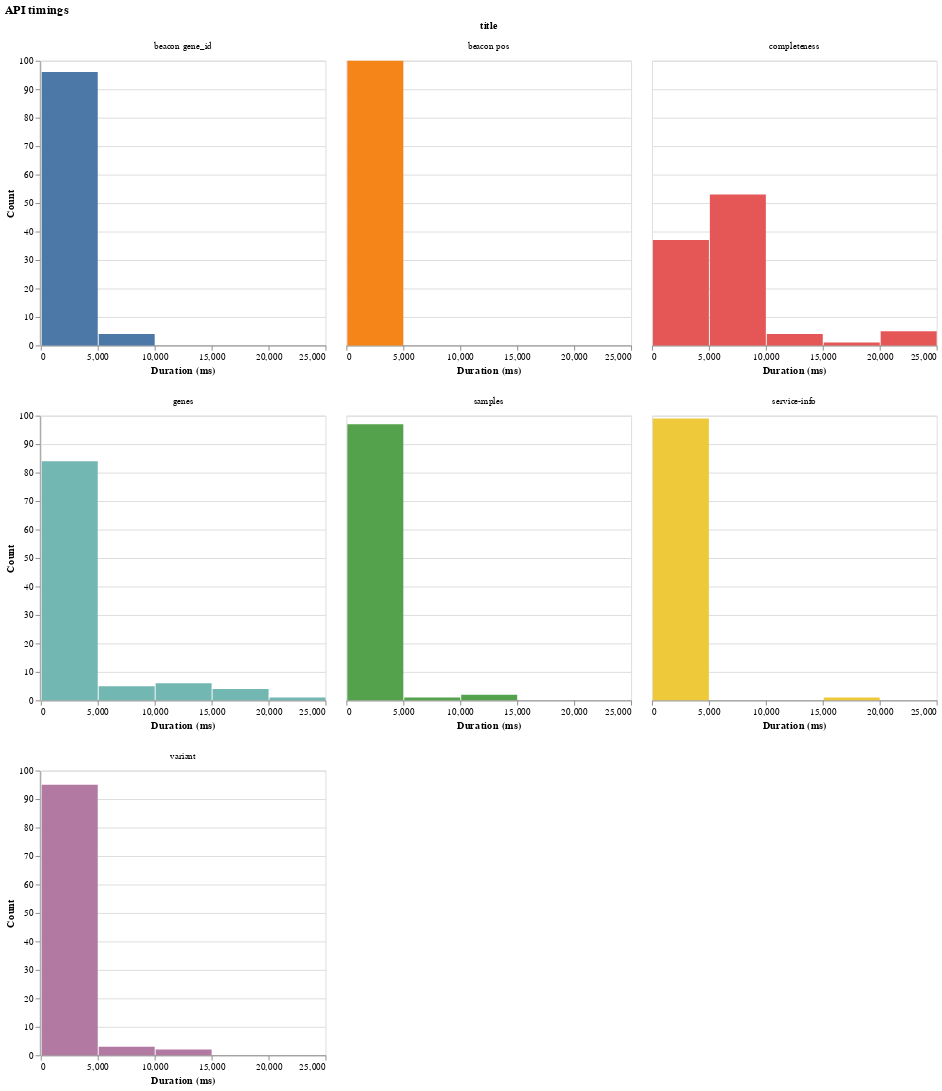

The code cell stored with this chart in its notebook:
### Markdown cell above
# Histogram

### Code cell
histogram = (
    alt.Chart(df_duration_with_title)
    .mark_bar()
    .encode(
        alt.X("duration:Q", bin=True, title="Duration (ms)"),
        alt.Y("count():Q", title="Count"),
        alt.Color("title:N", legend=None),
        tooltip=[alt.Tooltip("count():Q", title="Count")],
    )
    .facet("title:N", columns=3, title="API timings")
    .resolve_axis(x='independent')
)

histogram.show()

### Figure 1 — Vega specification as saved in the notebook (floating-point values rounded to 4 significant figures)
{"$schema": "https://vega.github.io/schema/vega/v5.json", "data": [{"name": "source_0", "values": [{"bin_maxbins_10_duration": 0.0, "bin_maxbins_10_duration_end": 5000.0, "title": "beacon pos", "__count": 100, "__count_start": 0.0, "__count_end": 100.0}, {"bin_maxbins_10_duration": 0.0, "bin_maxbins_10_duration_end": 5000.0, "title": "service-info", "__count": 99, "__count_start": 0.0, "__count_end": 99.0}, {"bin_maxbins_10_duration": 5000.0, "bin_maxbins_10_duration_end": 10000.0, "title": "completeness", "__count": 53, "__count_start": 0.0, "__count_end": 53.0}, {"bin_maxbins_10_duration": 0.0, "bin_maxbins_10_duration_end": 5000.0, "title": "beacon gene_id", "__count": 96, "__count_start": 0.0, "__count_end": 96.0}, {"bin_maxbins_10_duration": 10000.0, "bin_maxbins_10_duration_end": 15000.0, "title": "completeness", "__count": 4, "__count_start": 0.0, "__count_end": 4.0}, {"bin_maxbins_10_duration": 0.0, "bin_maxbins_10_duration_end": 5000.0, "title": "variant", "__count": 95, "__count_start": 0.0, "__count_end": 95.0}, {"bin_maxbins_10_duration": 0.0, "bin_maxbins_10_duration_end": 5000.0, "title": "samples", "__count": 97, "__count_start": 0.0, "__count_end": 97.0}, {"bin_maxbins_10_duration": 15000.0, "bin_maxbins_10_duration_end": 20000.0, "title": "completeness", "__count": 1, "__count_start": 0.0, "__count_end": 1.0}, {"bin_maxbins_10_duration": 15000.0, "bin_maxbins_10_duration_end": 20000.0, "title": "genes", "__count": 4, "__count_start": 0.0, "__count_end": 4.0}, {"bin_maxbins_10_duration": 20000.0, "bin_maxbins_10_duration_end": 25000.0, "title": "completeness", "__count": 5, "__count_start": 0.0, "__count_end": 5.0}, {"bin_maxbins_10_duration": 10000.0, "bin_maxbins_10_duration_end": 15000.0, "title": "genes", "__count": 6, "__count_start": 0.0, "__count_end": 6.0}, {"bin_maxbins_10_duration": 5000.0, "bin_maxbins_10_duration_end": 10000.0, "title": "beacon gene_id", "__count": 4, "__count_start": 0.0, "__count_end": 4.0}, {"bin_maxbins_10_duration": 10000.0, "bin_maxbins_10_duration_end": 15000.0, "title": "samples", "__count": 2, "__count_start": 0.0, "__count_end": 2.0}, {"bin_maxbins_10_duration": 10000.0, "bin_maxbins_10_duration_end": 15000.0, "title": "variant", "__count": 2, "__count_start": 0.0, "__count_end": 2.0}, {"bin_maxbins_10_duration": 5000.0, "bin_maxbins_10_duration_end": 10000.0, "title": "samples", "__count": 1, "__count_start": 0.0, "__count_end": 1.0}, {"bin_maxbins_10_duration": 5000.0, "bin_maxbins_10_duration_end": 10000.0, "title": "variant", "__count": 3, "__count_start": 0.0, "__count_end": 3.0}, {"bin_maxbins_10_duration": 15000.0, "bin_maxbins_10_duration_end": 20000.0, "title": "service-info", "__count": 1, "__count_start": 0.0, "__count_end": 1.0}, {"bin_maxbins_10_duration": 20000.0, "bin_maxbins_10_duration_end": 25000.0, "title": "genes", "__count": 1, "__count_start": 0.0, "__count_end": 1.0}, {"bin_maxbins_10_duration": 5000.0, "bin_maxbins_10_duration_end": 10000.0, "title": "genes", "__count": 5, "__count_start": 0.0, "__count_end": 5.0}, {"bin_maxbins_10_duration": 0.0, "bin_maxbins_10_duration_end": 5000.0, "title": "genes", "__count": 84, "__count_start": 0.0, "__count_end": 84.0}, {"bin_maxbins_10_duration": 0.0, "bin_maxbins_10_duration_end": 5000.0, "title": "completeness", "__count": 37, "__count_start": 0.0, "__count_end": 37.0}]}, {"name": "facet_domain"}, {"name": "facet_domain_row", "values": [{"data": 0.0}, {"data": 1.0}, {"data": 2.0}]}, {"name": "source_0_color_domain_title", "values": [{"title": "beacon pos"}, {"title": "service-info"}, {"title": "completeness"}, {"title": "beacon gene_id"}, {"title": "variant"}, {"title": "samples"}, {"title": "genes"}]}], "signals": [{"name": "child_bin_maxbins_10_duration_bins", "value": {"fields": ["duration"], "fname": "bin_duration", "start": 0.0, "step": 5000.0, "stop": 25000.0}}, {"name": "child_width", "value": 300}, {"name": "child_height", "value": 300}], "marks": [{"type": "group", "name": "facet-title", "title": {"text": "title", "style": "guide-title", "offset": 10}, "role": "column-title"}, {"type": "group", "name": "row_header", "from": {"data": "facet_domain_row"}, "encode": {"update": {"height": {"signal": "child_height"}}}, "axes": [{"scale": "y", "labelOverlap": true, "tickCount": {"signal": "ceil(child_height/40)"}, "grid": false, "orient": "left", "zindex": 0, "title": "Count"}], "role": "row-header"}, {"type": "group", "name": "cell", "from": {"facet": {"data": "source_0", "name": "facet", "groupby": ["title"]}}, "sort": {"field": ["datum[\"title\"]"], "order": ["ascending"]}, "encode": {"update": {"width": {"signal": "child_width"}, "height": {"signal": "child_height"}}}, "marks": [{"type": "rect", "name": "child_marks", "from": {"data": "facet"}, "encode": {"update": {"tooltip": {"signal": "{\"Count\": format(datum[\"__count\"], \"\")}"}, "y": {"field": "__count_end", "scale": "y"}, "x": {"field": "bin_maxbins_10_duration_end", "scale": "x", "offset": {"signal": "0.5 + (abs(scale(\"x\", datum[\"bin_maxbins_10_duration_end\"]) - scale(\"x\", datum[\"bin_maxbins_10_duration\"])) < 0.25 ? 0.5 * (0.25 - (abs(scale(\"x\", datum[\"bin_maxbins_10_duration_end\"]) - scale(\"x\", datum[\"bin_maxbins_10_duration\"])))) : -0.5)"}}, "fill": {"field": "title", "scale": "color"}, "x2": {"field": "bin_maxbins_10_duration", "scale": "x", "offset": {"signal": "0.5 + (abs(scale(\"x\", datum[\"bin_maxbins_10_duration_end\"]) - scale(\"x\", datum[\"bin_maxbins_10_duration\"])) < 0.25 ? -0.5 * (0.25 - (abs(scale(\"x\", datum[\"bin_maxbins_10_duration_end\"]) - scale(\"x\", datum[\"bin_maxbins_10_duration\"])))) : 0.5)"}}, "y2": {"field": "__count_start", "scale": "y"}}}, "style": ["bar"]}], "axes": [{"scale": "y", "tickCount": {"signal": "ceil(child_height/40)"}, "labels": false, "minExtent": 0, "domain": false, "aria": false, "maxExtent": 0, "zindex": 0, "gridScale": "x", "orient": "left", "ticks": false, "grid": true}, {"scale": "x", "labelOverlap": true, "tickCount": {"signal": "ceil(child_width/10)"}, "title": "Duration (ms)", "orient": "bottom", "labelFlush": true, "zindex": 0, "grid": false}], "title": {"text": {"signal": "isValid(parent[\"title\"]) ? parent[\"title\"] : \"\"+parent[\"title\"]"}, "offset": 10, "style": "guide-label", "frame": "group"}, "style": "cell"}], "scales": [{"name": "x", "type": "linear", "domain": {"signal": "[child_bin_maxbins_10_duration_bins.start, child_bin_maxbins_10_duration_bins.stop]"}, "range": [0, {"signal": "child_width"}], "bins": {"signal": "child_bin_maxbins_10_duration_bins"}, "zero": false}, {"name": "y", "type": "linear", "domain": {"data": "source_0", "fields": ["__count_start", "__count_end"]}, "range": [{"signal": "child_height"}, 0], "nice": true, "zero": true}, {"name": "color", "type": "ordinal", "domain": {"data": "source_0_color_domain_title", "field": "title", "sort": true}, "range": "category"}], "title": {"text": "API timings", "anchor": "start"}, "layout": {"padding": 20, "bounds": "full", "align": "all", "columns": 3}, "background": "white", "padding": 5}
